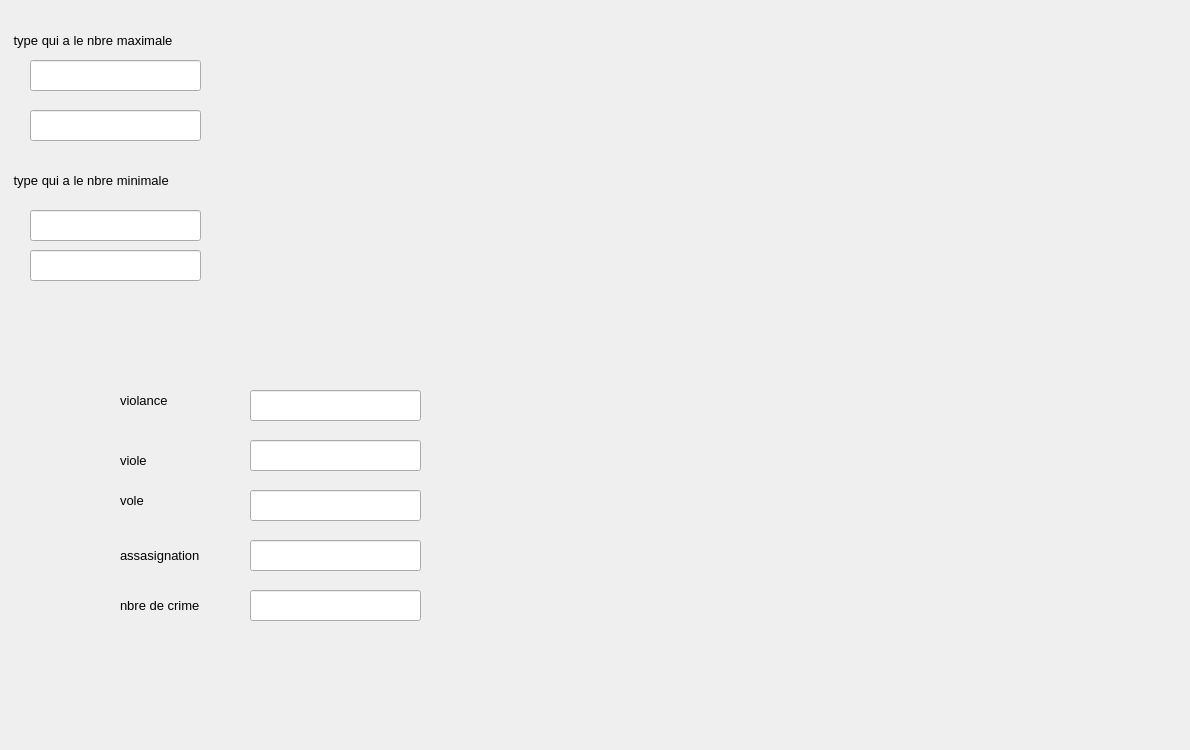
    <widget class="QWidget" name="tab_2">
     <attribute name="title">
      <string>Statistique</string>
     </attribute>
     <widget class="QFrame" name="horizontalFrame">
      <property name="geometry">
       <rect>
        <x>440</x>
        <y>290</y>
        <width>631</width>
        <height>451</height>
       </rect>
      </property>
      <layout class="QHBoxLayout" name="horizontalLayout"/>
     </widget>
     <widget class="QFrame" name="horizontalFrame1">
      <property name="geometry">
       <rect>
        <x>280</x>
        <y>0</y>
        <width>901</width>
        <height>271</height>
       </rect>
      </property>
      <layout class="QHBoxLayout" name="horizontalLayout_2"/>
     </widget>
     <widget class="QLineEdit" name="lineEdit_4">
      <property name="geometry">
       <rect>
        <x>30</x>
        <y>60</y>
        <width>171</width>
        <height>31</height>
       </rect>
      </property>
     </widget>
     <widget class="QLineEdit" name="lineEdit_5">
      <property name="geometry">
       <rect>
        <x>30</x>
        <y>110</y>
        <width>171</width>
        <height>31</height>
       </rect>
      </property>
     </widget>
     <widget class="QLabel" name="label">
      <property name="geometry">
       <rect>
        <x>10</x>
        <y>30</y>
        <width>221</width>
        <height>20</height>
       </rect>
      </property>
      <property name="font">
       <font>
        <pointsize>10</pointsize>
       </font>
      </property>
      <property name="text">
       <string> type qui a le nbre maximale</string>
      </property>
     </widget>
     <widget class="QLabel" name="label_2">
      <property name="geometry">
       <rect>
        <x>10</x>
        <y>170</y>
        <width>221</width>
        <height>20</height>
       </rect>
      </property>
      <property name="font">
       <font>
        <pointsize>10</pointsize>
       </font>
      </property>
      <property name="text">
       <string> type qui a le nbre minimale</string>
      </property>
     </widget>
     <widget class="QLineEdit" name="lineEdit_6">
      <property name="geometry">
       <rect>
        <x>30</x>
        <y>250</y>
        <width>171</width>
        <height>31</height>
       </rect>
      </property>
     </widget>
     <widget class="QLineEdit" name="lineEdit_7">
      <property name="geometry">
       <rect>
        <x>30</x>
        <y>210</y>
        <width>171</width>
        <height>31</height>
       </rect>
      </property>
     </widget>
     <widget class="QLineEdit" name="lineEdit_p4">
      <property name="geometry">
       <rect>
        <x>250</x>
        <y>540</y>
        <width>171</width>
        <height>31</height>
       </rect>
      </property>
     </widget>
     <widget class="QLineEdit" name="lineEdit_p1">
      <property name="geometry">
       <rect>
        <x>250</x>
        <y>390</y>
        <width>171</width>
        <height>31</height>
       </rect>
      </property>
     </widget>
     <widget class="QLineEdit" name="lineEdit_p2">
      <property name="geometry">
       <rect>
        <x>250</x>
        <y>440</y>
        <width>171</width>
        <height>31</height>
       </rect>
      </property>
     </widget>
     <widget class="QLineEdit" name="lineEdit_p3">
      <property name="geometry">
       <rect>
        <x>250</x>
        <y>490</y>
        <width>171</width>
        <height>31</height>
       </rect>
      </property>
     </widget>
     <widget class="QLineEdit" name="lineEdit_p5">
      <property name="geometry">
       <rect>
        <x>250</x>
        <y>590</y>
        <width>171</width>
        <height>31</height>
       </rect>
      </property>
     </widget>
     <widget class="QLabel" name="label_3">
      <property name="geometry">
       <rect>
        <x>120</x>
        <y>390</y>
        <width>61</width>
        <height>20</height>
       </rect>
      </property>
      <property name="font">
       <font>
        <pointsize>10</pointsize>
       </font>
      </property>
      <property name="text">
       <string>violance</string>
      </property>
     </widget>
     <widget class="QLabel" name="label_4">
      <property name="geometry">
       <rect>
        <x>120</x>
        <y>450</y>
        <width>61</width>
        <height>20</height>
       </rect>
      </property>
      <property name="font">
       <font>
        <pointsize>10</pointsize>
       </font>
      </property>
      <property name="text">
       <string>viole</string>
      </property>
     </widget>
     <widget class="QLabel" name="label_5">
      <property name="geometry">
       <rect>
        <x>120</x>
        <y>490</y>
        <width>61</width>
        <height>21</height>
       </rect>
      </property>
      <property name="font">
       <font>
        <pointsize>10</pointsize>
       </font>
      </property>
      <property name="text">
       <string>vole</string>
      </property>
     </widget>
     <widget class="QLabel" name="label_6">
      <property name="geometry">
       <rect>
        <x>120</x>
        <y>540</y>
        <width>111</width>
        <height>31</height>
       </rect>
      </property>
      <property name="font">
       <font>
        <pointsize>10</pointsize>
       </font>
      </property>
      <property name="text">
       <string>assasignation</string>
      </property>
     </widget>
     <widget class="QLabel" name="label_7">
      <property name="geometry">
       <rect>
        <x>120</x>
        <y>590</y>
        <width>111</width>
        <height>31</height>
       </rect>
      </property>
      <property name="font">
       <font>
        <pointsize>10</pointsize>
       </font>
      </property>
      <property name="text">
       <string>nbre de crime</string>
      </property>
     </widget>
    </widget>
